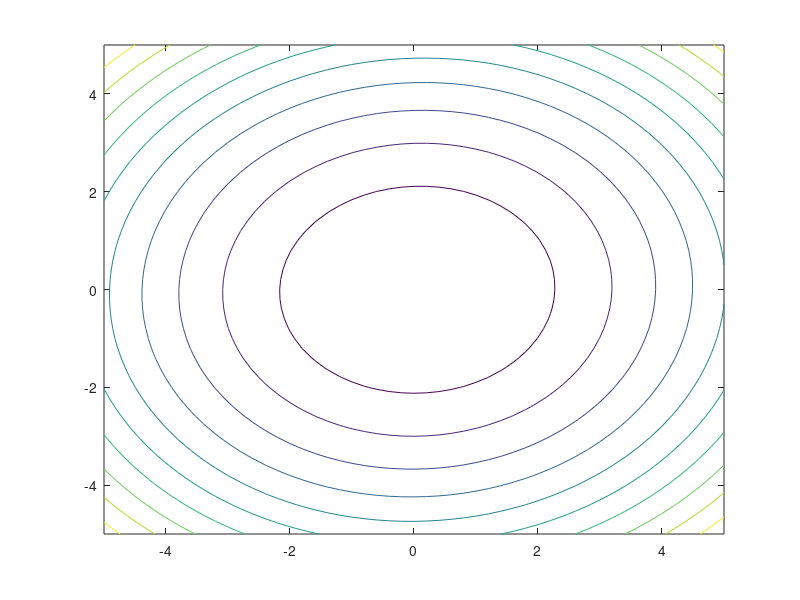
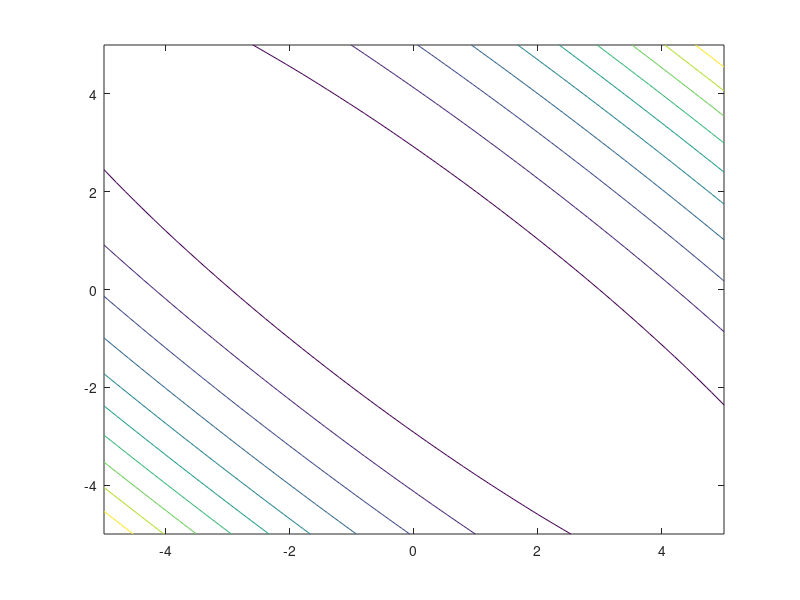

Write the MATLAB code that produced these figures, in order.
# this program illustrates the effect of collinearity on the 
# least squares objective function


n=1000;
x=randn(n,2);
c=[1 0.9;0.9 1];
p=chol(c);
x2=x*p;   % the correlated regressors

y=randn(n,1);  % true coefficients are zero
b1=-5:0.2:5;
b2=b1;
p = columns(b1);
e=zeros(p,p);
e2=e;
for i=1:p
   for j=1:p
      ee=y-x(:,1)*b1(i)-x(:,2)*b2(j);
      e(i,j)=ee'*ee;
      ee=y-x2(:,1)*b1(i)-x2(:,2)*b2(j);
      e2(i,j)=ee'*ee;

   end
end

figure(1);
contour(b1,b2,e/n+10);
print("nocollin.eps", "-depsc2");

figure(2);
contour(b1,b2,e2/n+10);
print("collin.eps", "-depsc2");



